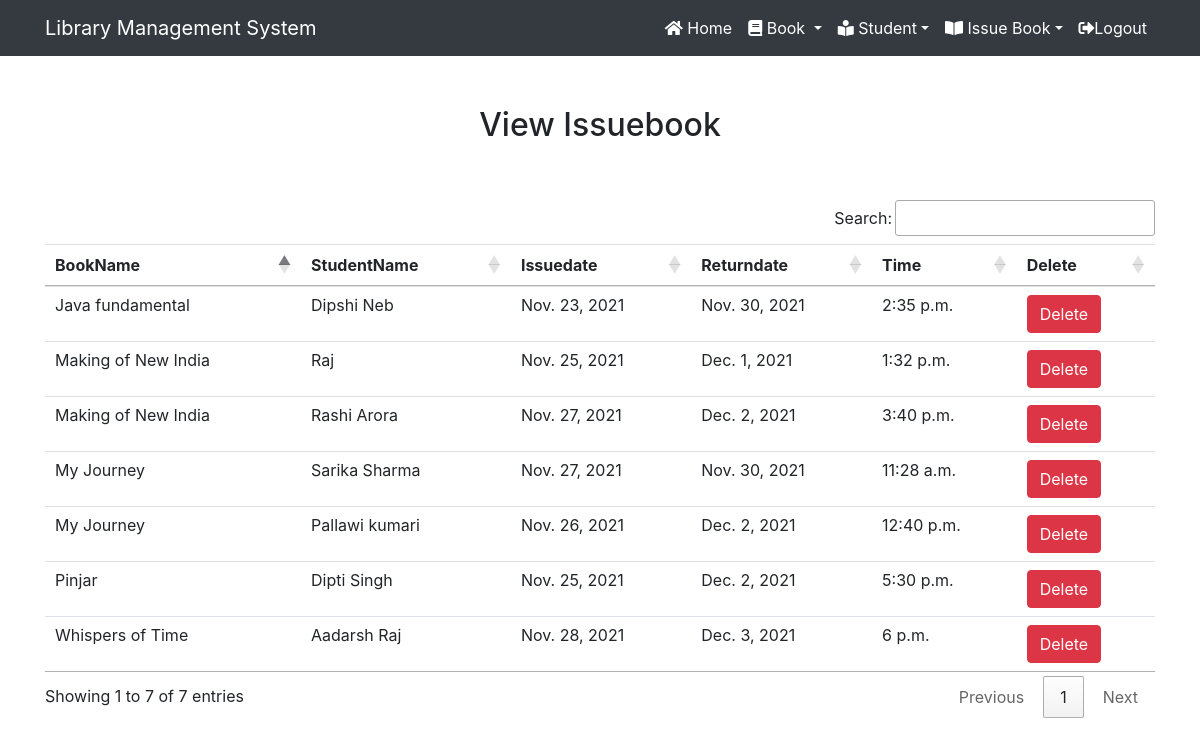
Screenshot of /view_issuebook/ (signed in) with the database file from the repository.
### library/models.py (models this page shows)
class Issuebook(models.Model):
    book=models.ForeignKey(Book,on_delete=models.CASCADE)
    student=models.ForeignKey(Student,on_delete=models.CASCADE)
    issuedate=models.DateField()
    returndate=models.DateField()
    time1=models.TimeField()

class Book(models.Model):
    bookname=models.CharField(max_length=50)
    authorname=models.CharField(max_length=100)
    isbn=models.IntegerField()
    edition=models.IntegerField()
    publication=models.CharField(max_length=100)
    def __str__(self):
        return self.bookname

class Student(models.Model):
    studentname=models.CharField(max_length=50)
    branch=models.CharField(max_length=20)
    semester=models.IntegerField()
    gender=models.CharField(max_length=10)
    mobile=models.IntegerField(null=True)
    address=models.CharField(max_length=60)
    def __str__(self):
        return self.studentname

### library/views.py (the view)
# urls.py: path('view_issuebook/',View_Issuebook,name="view_issuebook"),
def View_Issuebook(request):
    if not request.user.is_staff:
        return redirect('login')
    issue = Issuebook.objects.all()
    d = {'issue':issue}
    return render(request,'View_issuebook.html',d)

### library/templates/view_issuebook.html
{% extends 'navigationbar.html' %}
{% load static %}
{% block body%}
<div class="container" style ="margin-top:50px">
<h2 class="text-center">View Issuebook</h2>
<br><br>
<table class="table table:hover" id="example">
 <thead>
 <tr>
  <th>BookName</th>
  <th>StudentName</th>
  <th>Issuedate</th>
  <th>Returndate</th>
  <th>Time</th>
  <th>Delete</th>
 </tr>
 </thead>
<tbody>
{% for i in issue %}
<tr>
    <td>{{i.book}}</td>
    <td>{{i.student}}</td>
    <td>{{i.issuedate}}</td>
    <td>{{i.returndate}}</td>
    <td>{{i.time1}}</td>
    <td><a href="{% url 'delete_issuebook' i.id %}" onclick="return confirm('Are you really want to delete?')" class='btn btn-danger'>Delete</a></td>
</tr>
{% endfor %}
</tbody>
</table>
</div>
{% endblock body %}

### rows the page displays
Issuebook: book "My Journey", student "Sarika Sharma", issuedate "Nov. 27, 2021", returndate "Nov. 30, 2021", time1 "11:28 a.m."
Issuebook: book "Pinjar", student "Dipti Singh", issuedate "Nov. 25, 2021", returndate "Dec. 2, 2021", time1 "5:30 p.m."
Issuebook: book "Whispers of Time", student "Aadarsh Raj", issuedate "Nov. 28, 2021", returndate "Dec. 3, 2021", time1 "6 p.m."
Issuebook: book "Making of New India", student "Raj", issuedate "Nov. 25, 2021", returndate "Dec. 1, 2021", time1 "1:32 p.m."
Issuebook: book "Java fundamental", student "Dipshi Neb", issuedate "Nov. 23, 2021", returndate "Nov. 30, 2021", time1 "2:35 p.m."
Issuebook: book "My Journey", student "Pallawi kumari", issuedate "Nov. 26, 2021", returndate "Dec. 2, 2021", time1 "12:40 p.m."
Issuebook: book "Making of New India", student "Rashi Arora", issuedate "Nov. 27, 2021", returndate "Dec. 2, 2021", time1 "3:40 p.m."
